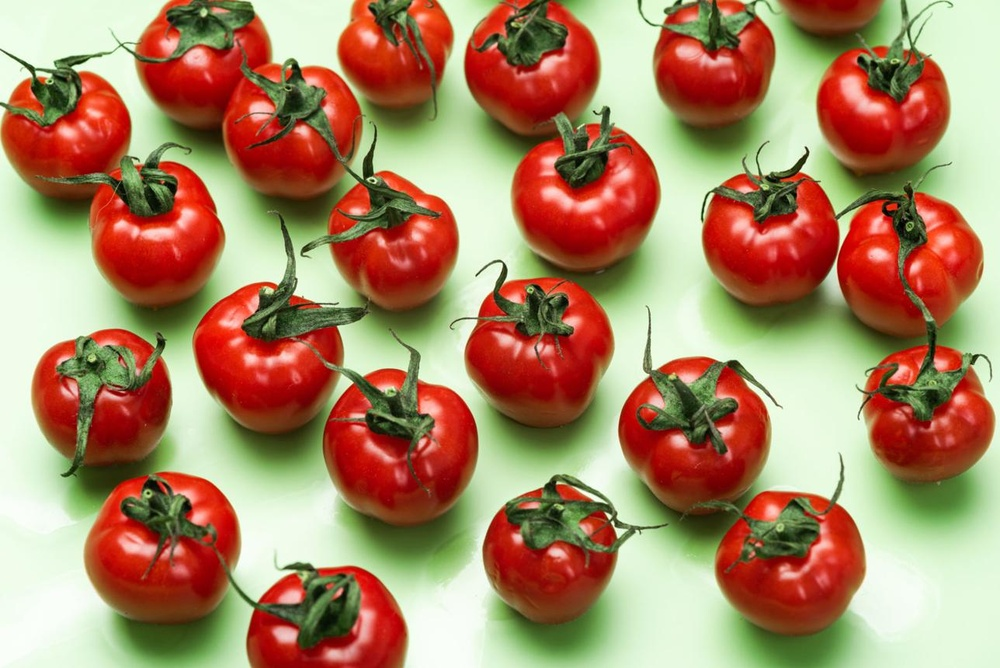
#> input picture assign_25/img_2.jpeg, 1000 x 668 px, shrunk from 1288 x 860 before the run
$ python thinning.py
#> lines starting #> are read from the running program, lines starting #| are printed output that depends on the picture; after the words box and inside, x2 and y2 are one past the last pixel; in counts of white or black regions, pixels touching at a corner belong together
import cv2
import numpy as np
import matplotlib.pyplot as plt

img = cv2.imread("img_2.jpeg", cv2.IMREAD_GRAYSCALE)
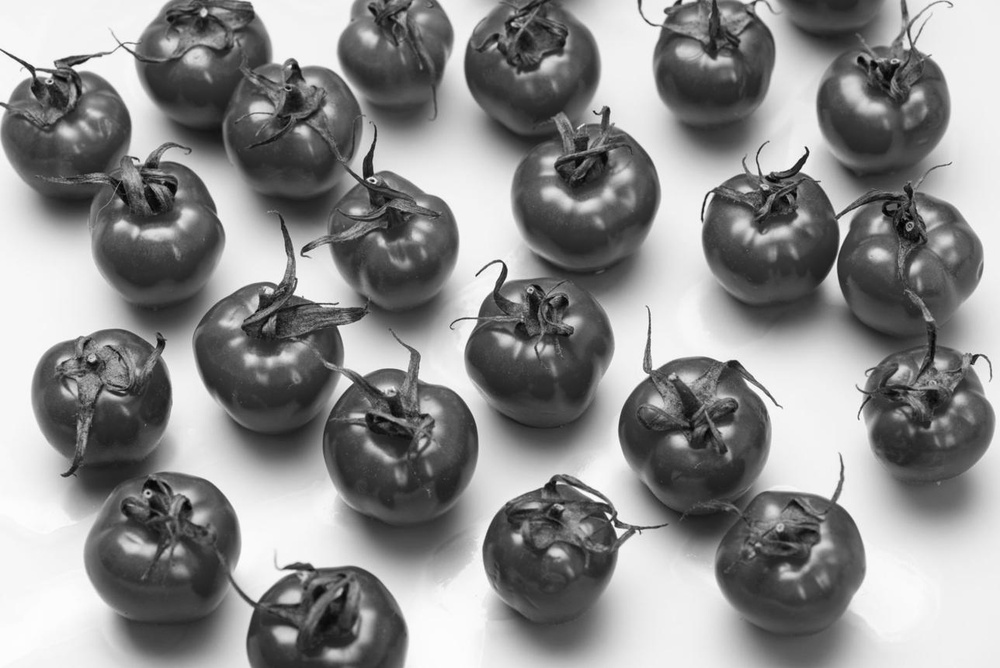
#> img: shape (668, 1000); min 0, max 255, mean 140.5

if img is None:
    raise FileNotFoundError("img_1.jpeg not found")

_, binary = cv2.threshold(img, 127, 255, cv2.THRESH_BINARY)
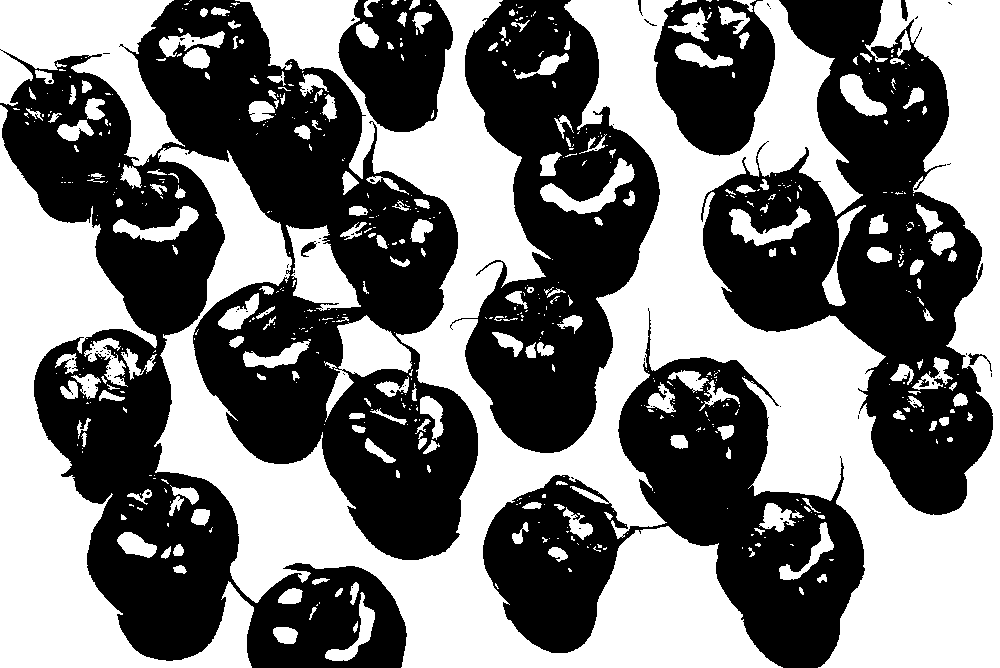
#> binary: shape (668, 1000); 48% white; 612 white regions (409 under 20 px), largest, box (x1, y1, x2, y2) and area: (154, 0, 1000, 668) 216784, (0, 105, 254, 668) 45092, (0, 0, 185, 166) 13989

# Thinning using Zhang-Suen algorithm
thinning = cv2.ximgproc.thinning(binary)
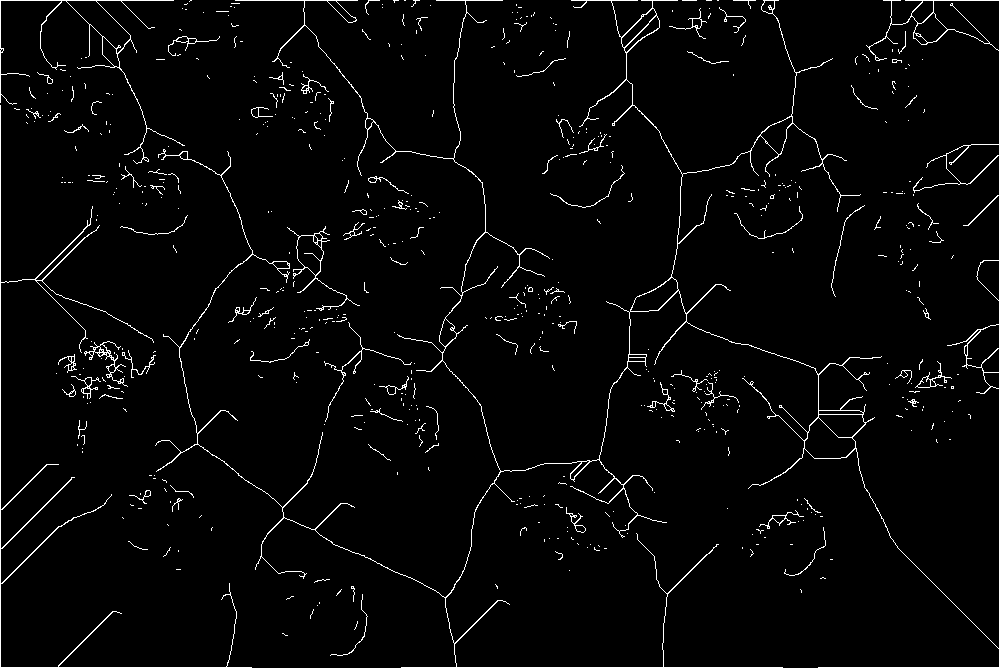
#> thinning: shape (668, 1000); 2.9% white in thin lines or dots

# Skeletonization using morphological operations
skeleton = np.zeros_like(binary)
element = cv2.getStructuringElement(cv2.MORPH_CROSS, (3, 3))
work = binary.copy()

while cv2.countNonZero(work) > 0:
    eroded = cv2.erode(work, element)
    opened = cv2.dilate(eroded, element)
    residue = cv2.subtract(work, opened)
    skeleton = cv2.bitwise_or(skeleton, residue)
    work = eroded
#> this loop made 179 passes
#> pass 1, `eroded = cv2.erode(work, element)`:
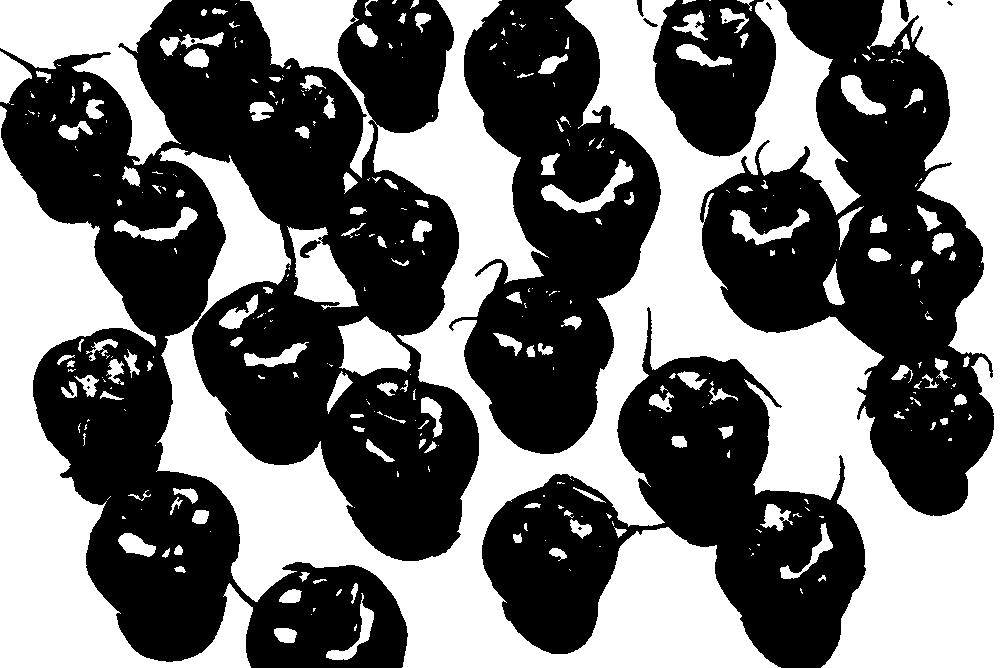
#> eroded: shape (668, 1000); 44.4% white; 349 white regions (198 under 20 px), largest, box (x1, y1, x2, y2) and area: (156, 0, 1000, 668) 207723, (0, 106, 253, 668) 43970, (0, 0, 181, 165) 12377
#> pass 1, `opened = cv2.dilate(eroded, element)`:
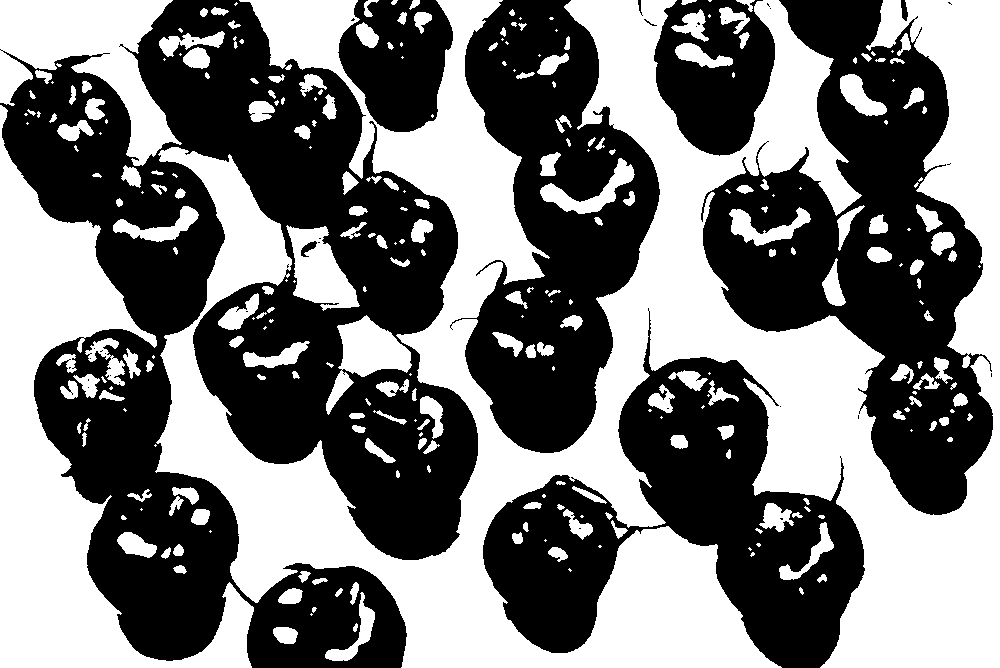
#> opened: shape (668, 1000); 47.4% white; 288 white regions (90 under 20 px), largest, box (x1, y1, x2, y2) and area: (155, 0, 1000, 668) 215898, (0, 105, 254, 668) 45020, (0, 0, 182, 166) 13922
#> pass 1, `residue = cv2.subtract(work, opened)`:
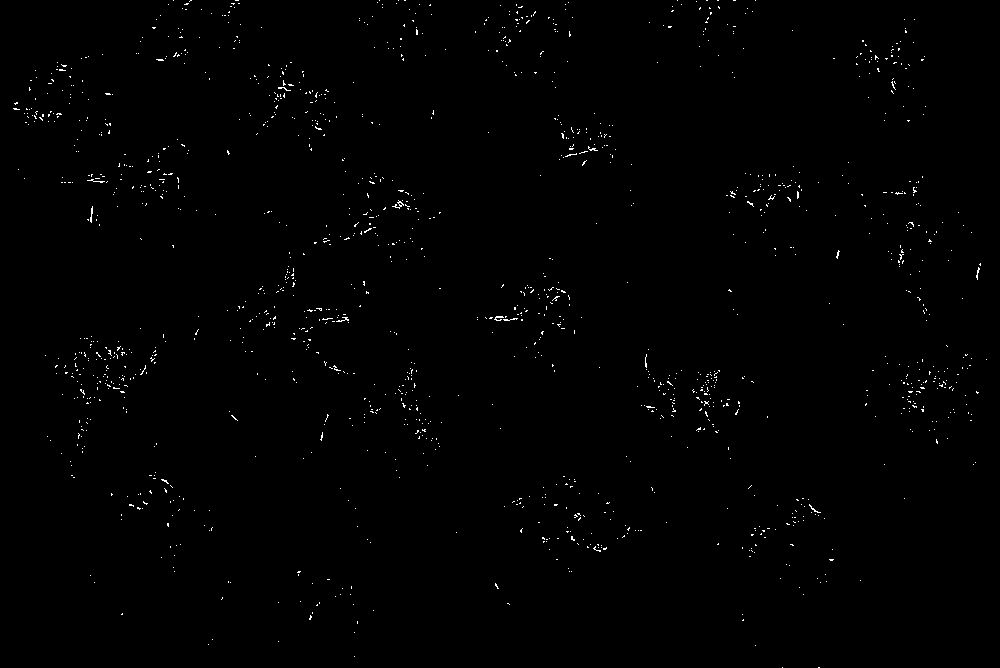
#> residue: shape (668, 1000); 0.57% white in thin lines or dots
#> after the loop: eroded: shape (668, 1000); every value is 0
#> after the loop:
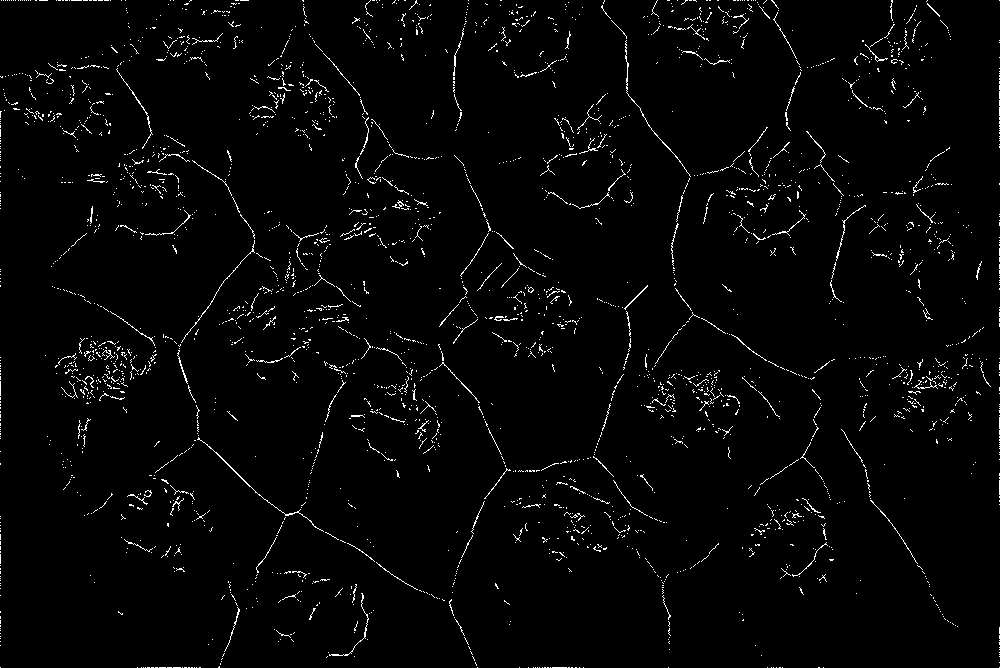
#> skeleton: shape (668, 1000); 2.3% white in thin lines or dots

plt.figure(figsize=(15, 5))

plt.subplot(1, 3, 1)
plt.imshow(binary, cmap="gray")
plt.title("Original Binary Image")
plt.axis("off")

plt.subplot(1, 3, 2)
plt.imshow(thinning, cmap="gray")
plt.title("Thinning")
plt.axis("off")

plt.subplot(1, 3, 3)
plt.imshow(skeleton, cmap="gray")
plt.title("Skeletonization")
plt.axis("off")

plt.tight_layout()
plt.show()

$ run again, with assign_25/img_1.jpeg copied over assign_25/img_2.jpeg
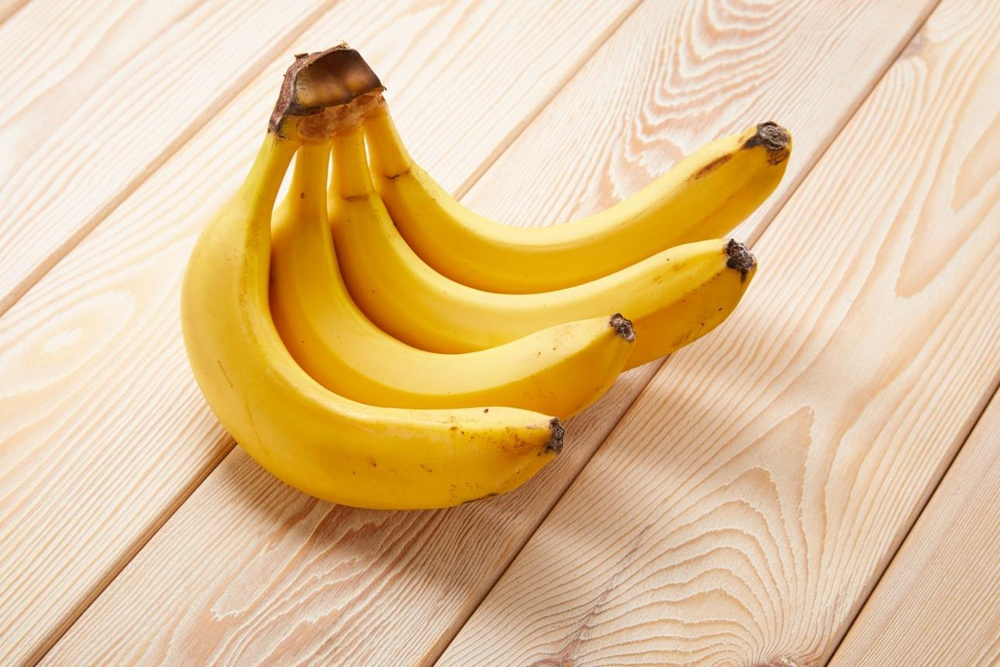
#> input picture assign_25/img_1.jpeg, 1000 x 667 px, shrunk from 1290 x 860 before the run
#> `_, binary = cv2.threshold(img, 127, 255, cv2.THRESH_BINARY)`:
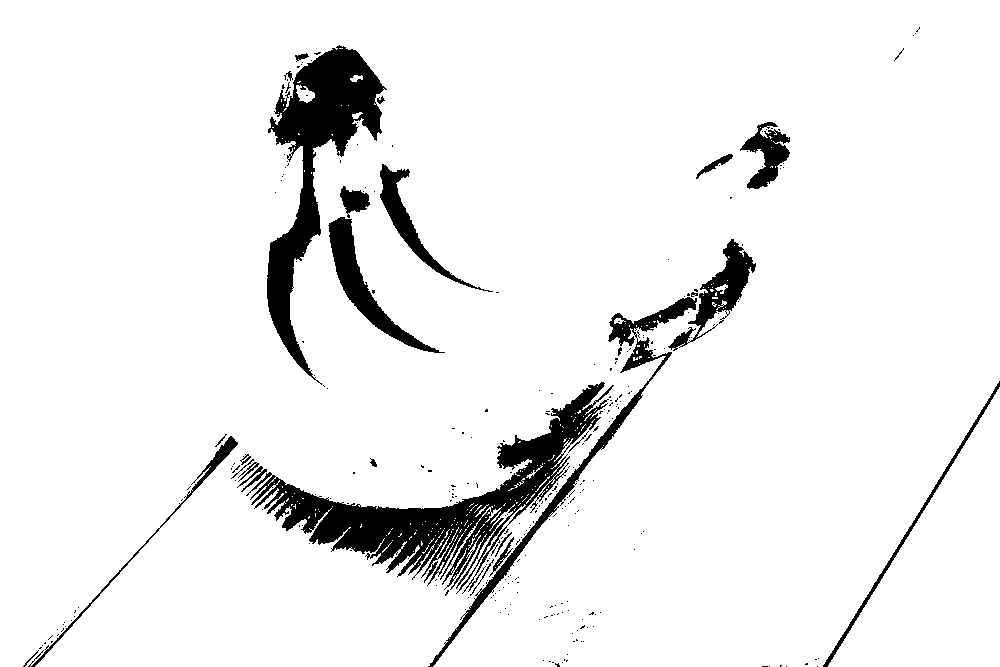
#> binary: shape (667, 1000); 93% white; 287 black regions (260 under 20 px), largest, box (x1, y1, x2, y2) and area: (246, 382, 614, 594) 16439, (267, 45, 387, 385) 12096, (428, 297, 697, 667) 4323
#> thinning: shape (667, 1000); 4.2% white in thin lines or dots
#> after the loop `while cv2.countNonZero(work) > 0:`:
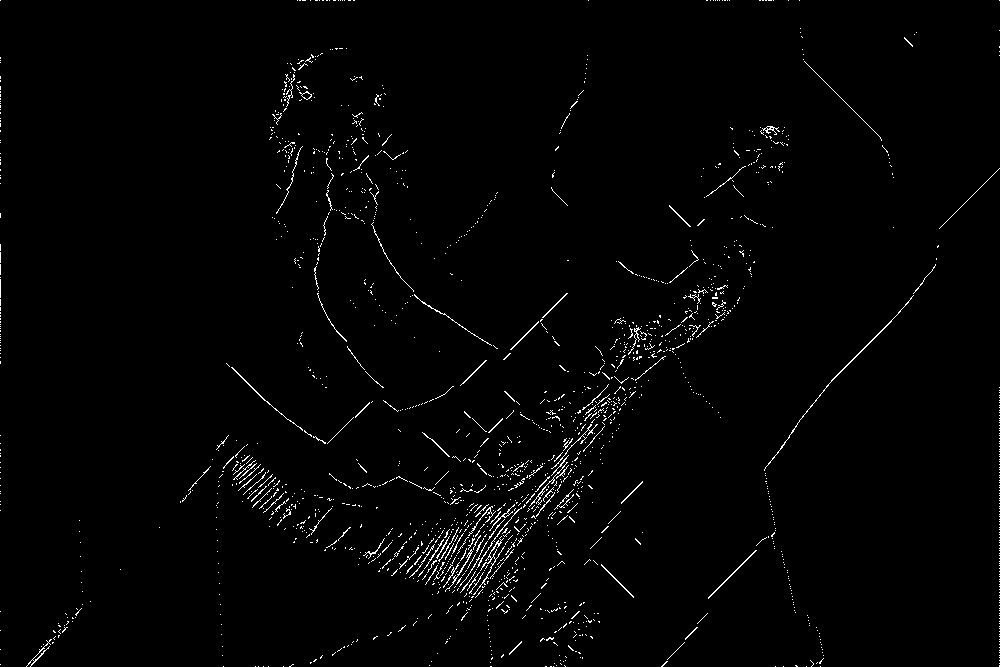
#> skeleton: shape (667, 1000); 1.5% white in thin lines or dots
